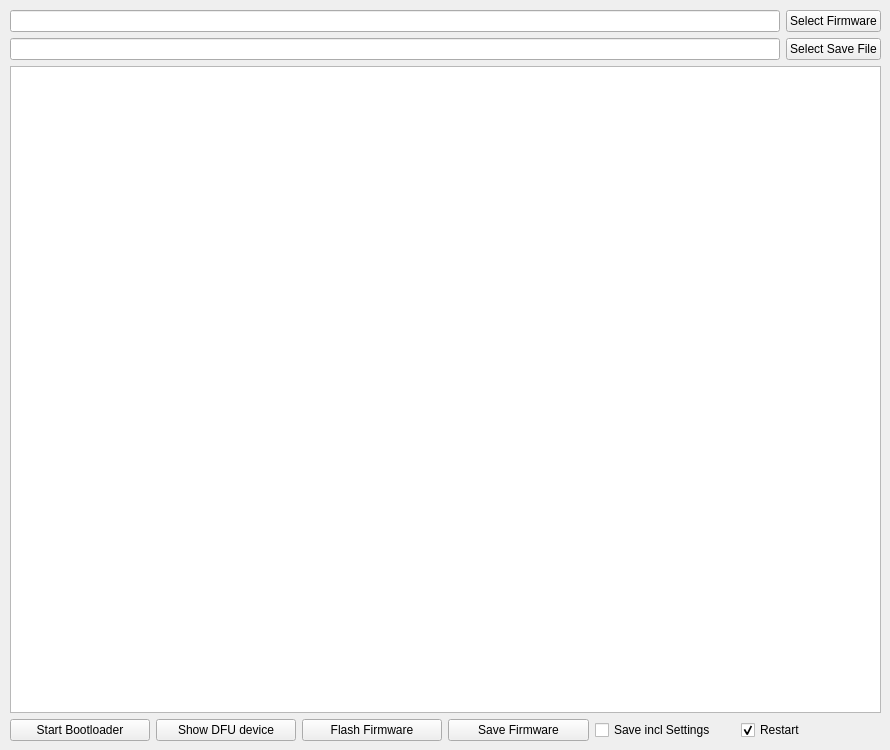
    <widget class="QWidget" name="firmware">
     <attribute name="title">
      <string>Firmware</string>
     </attribute>
     <widget class="QWidget" name="layoutWidget">
      <property name="geometry">
       <rect>
        <x>10</x>
        <y>10</y>
        <width>871</width>
        <height>731</height>
       </rect>
      </property>
      <layout class="QVBoxLayout" name="verticalLayout_14">
       <item>
        <layout class="QHBoxLayout" name="horizontalLayout_6">
         <item>
          <layout class="QVBoxLayout" name="verticalLayout_13">
           <item>
            <widget class="QLineEdit" name="fw_select_lineEdit">
             <property name="text">
              <string/>
             </property>
            </widget>
           </item>
           <item>
            <widget class="QLineEdit" name="fw_save_select_lineEdit"/>
           </item>
          </layout>
         </item>
         <item>
          <layout class="QVBoxLayout" name="verticalLayout_2">
           <item>
            <widget class="QPushButton" name="fw_select_pushButton">
             <property name="text">
              <string>Select Firmware</string>
             </property>
            </widget>
           </item>
           <item>
            <widget class="QPushButton" name="fw_save_select_pushButton">
             <property name="text">
              <string>Select Save File</string>
             </property>
            </widget>
           </item>
          </layout>
         </item>
        </layout>
       </item>
       <item>
        <widget class="QPlainTextEdit" name="result_textEdit"/>
       </item>
       <item>
        <layout class="QHBoxLayout" name="horizontalLayout_5">
         <item>
          <widget class="QPushButton" name="start_bootloader_pushButton">
           <property name="text">
            <string>Start Bootloader</string>
           </property>
          </widget>
         </item>
         <item>
          <widget class="QPushButton" name="show_dfu_pushButton">
           <property name="text">
            <string>Show DFU device</string>
           </property>
          </widget>
         </item>
         <item>
          <widget class="QPushButton" name="flash_pushButton">
           <property name="text">
            <string>Flash Firmware</string>
           </property>
          </widget>
         </item>
         <item>
          <widget class="QPushButton" name="fw_save_pushButton">
           <property name="text">
            <string>Save Firmware</string>
           </property>
          </widget>
         </item>
         <item>
          <widget class="QCheckBox" name="incl_settings_checkBox">
           <property name="text">
            <string>Save incl Settings</string>
           </property>
          </widget>
         </item>
         <item>
          <widget class="QCheckBox" name="restart_checkBox">
           <property name="text">
            <string>Restart</string>
           </property>
           <property name="checked">
            <bool>true</bool>
           </property>
          </widget>
         </item>
        </layout>
       </item>
      </layout>
     </widget>
    </widget>
